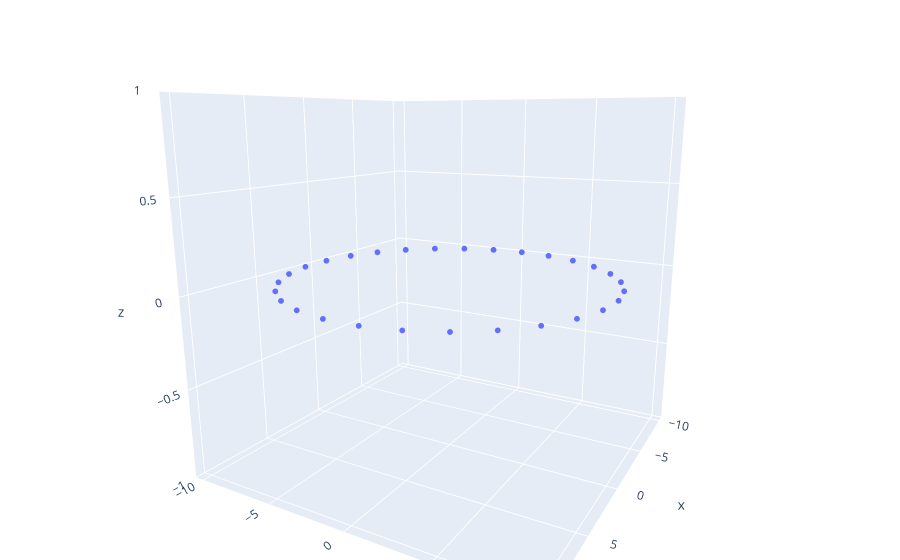

Notebook code cell kept with this figure:
### Code cell
import pandas as pd
import numpy as np
import numpy as np
import pandas as pd

# 円の中心を設定
center = [0, 0, 0]

# 円の半径を設定
radius = 10

# 3次元軸の回転行列を計算
rotation_matrix = np.array([[np.cos(20 * np.pi / 180), -np.sin(20 * np.pi / 180), 0],
                              [np.sin(20 * np.pi / 180), np.cos(20 * np.pi / 180), 0],
                              [0, 0, 1]])

# 円上の点を生成
theta = np.linspace(0, 2 * np.pi, 30)
x = center[0] + radius * np.cos(theta) * rotation_matrix[0][0] + radius * np.sin(theta) * rotation_matrix[1][0]
y = center[1] + radius * np.cos(theta) * rotation_matrix[0][1] + radius * np.sin(theta) * rotation_matrix[1][1]
z = center[2] + radius * np.cos(theta) * rotation_matrix[0][2] + radius * np.sin(theta) * rotation_matrix[1][2]

# 点をDataFrameに格納
df = pd.DataFrame({"x": x, "y": y, "z": z})


import plotly.graph_objects as go
import plotly.express as px
fig = px.scatter_3d(df, x="x", y="y",z="z"
                
                   )
fig.update_layout(margin=dict(l=0, r=0, b=0, t=0))
fig.update_traces(marker_size=2)
fig.show()

### Figure 1 — Plotly figure (JSON) as saved in the notebook; plotly's stock layout.template omitted (floating-point values rounded to 4 significant figures)
{"data": [{"hovertemplate": "x=%{x}<br>y=%{y}<br>z=%{z}<extra></extra>", "legendgroup": "", "marker": {"color": "#636efa", "size": 2, "symbol": "circle"}, "mode": "markers", "name": "", "scene": "scene", "showlegend": false, "type": "scatter3d", "x": [9.397, 9.912, 9.965, 9.551, 8.69, 7.423, 5.809, 3.924, 1.855, -0.3009, -2.443, -4.47, -6.289, -7.813, -8.972, -9.712, -9.997, -9.815, -9.174, -8.104, -6.655, -4.895, -2.906, -0.7816, 1.38, 3.477, 5.411, 7.092, 8.442, 9.397], "y": [-3.42, -1.32, 0.8416, 2.964, 4.948, 6.7, 8.139, 9.198, 9.826, 9.995, 9.697, 8.945, 7.775, 6.242, 4.416, 2.384, 0.2407, -1.914, -3.979, -5.858, -7.464, -8.72, -9.568, -9.969, -9.904, -9.376, -8.41, -7.05, -5.36, -3.42], "z": [0, 0, 0, 0, 0, 0, 0, 0, 0, 0, 0, 0, 0, 0, 0, 0, 0, 0, 0, 0, 0, 0, 0, 0, 0, 0, 0, 0, 0, 0]}], "layout": {"autosize": true, "legend": {"tracegroupgap": 0}, "margin": {"b": 0, "l": 0, "r": 0, "t": 0}, "scene": {"aspectmode": "auto", "aspectratio": {"x": 1, "y": 1, "z": 1}, "camera": {"center": {"x": 0, "y": 0, "z": 0}, "eye": {"x": 1.593, "y": 0.9039, "z": 0.437}, "projection": {"type": "perspective"}, "up": {"x": 0, "y": 0, "z": 1}}, "domain": {"x": [0, 1], "y": [0, 1]}, "xaxis": {"title": {"text": "x"}, "type": "linear"}, "yaxis": {"title": {"text": "y"}, "type": "linear"}, "zaxis": {"title": {"text": "z"}, "type": "linear"}}}}
